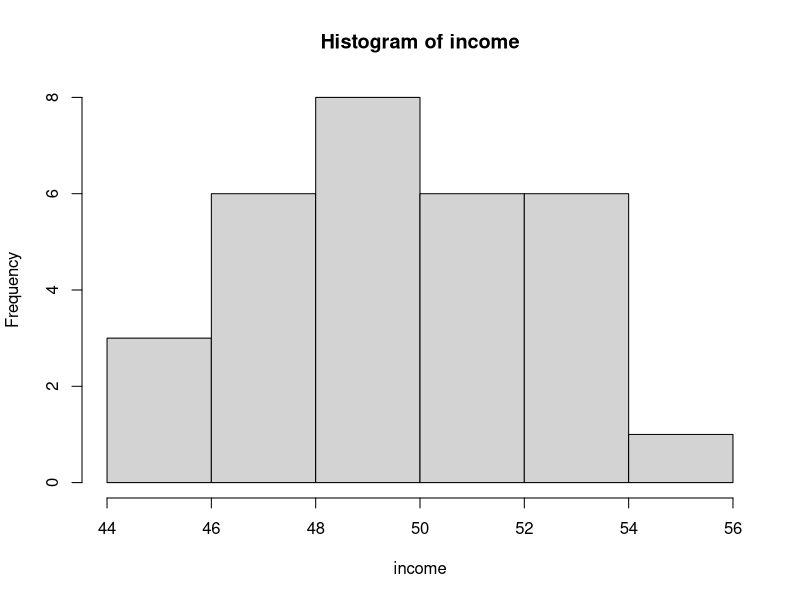
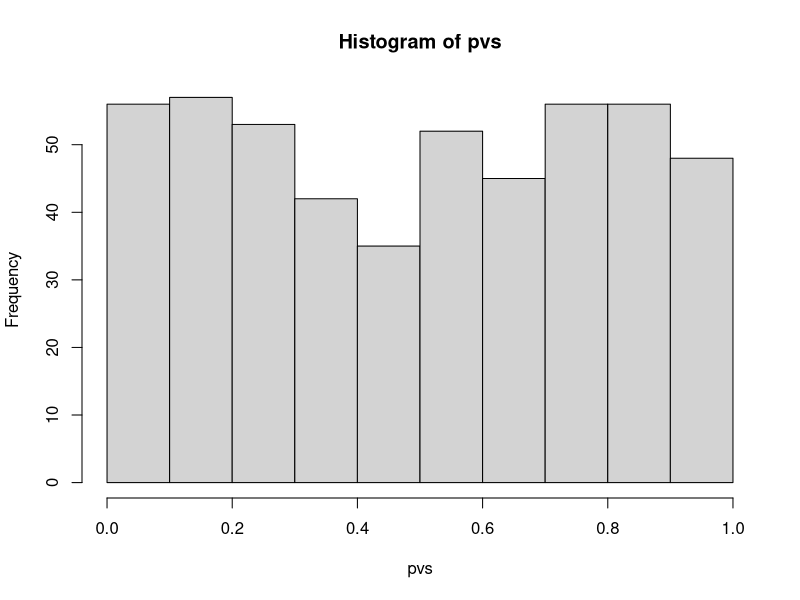
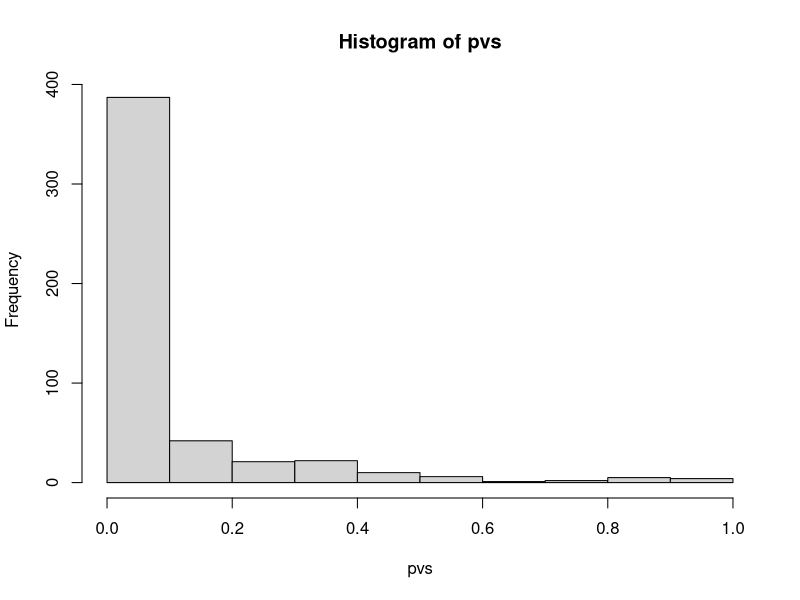

These figures' R source, in order:
library(purrr)

set.seed(1)
alpha <- 0.1
n <- 30
mu0 <- 50
income <- rgamma(n, 10, 1) + 40
hist(income)
ts <- (mean(income) - mu0) / (sd(income) / sqrt(n))
pv <- 2 * pt(abs(ts), df=n-1, lower.tail = FALSE)
pv

pv <= alpha

# size
set.seed(1)
MC <- 500
pvs <- map_dbl(seq_len(MC), function(i) {
  income <- rgamma(n, 10, 1) + 40
  ts <- (mean(income) - mu0) / (sd(income) / sqrt(n))
  pv <- 2 * pt(abs(ts), df=n-1, lower.tail = FALSE)
  pv
})
hist(pvs)
mean(pvs <= alpha)

# power
set.seed(1)
MC <- 500
n <- 50
pvs <- map_dbl(seq_len(MC), function(i) {
  income <- rgamma(n, 10, 1) + 41
  ts <- (mean(income) - mu0) / (sd(income) / sqrt(n))
  pv <- 2 * pt(abs(ts), df=n-1, lower.tail = FALSE)
  pv
})
hist(pvs)
mean(pvs <= alpha)

# sample size calculate

calcPower <- function(n, MC) {
  pvs <- map_dbl(seq_len(MC), function(i) {
    income <- rgamma(n, 10, 1) + 41
    ts <- (mean(income) - mu0) / (sd(income) / sqrt(n))
    pv <- 2 * pt(abs(ts), df=n-1, lower.tail = FALSE)
    pv
  })
  mean(pvs <= alpha)
}
set.seed(1)
calcPower(30, 500)

beta <- 0.8
nVec <- seq(30, 100, by=5)
powerVec <- map_dbl(nVec, calcPower, MC=MC)
nVec[which(powerVec >= beta)[1]]
